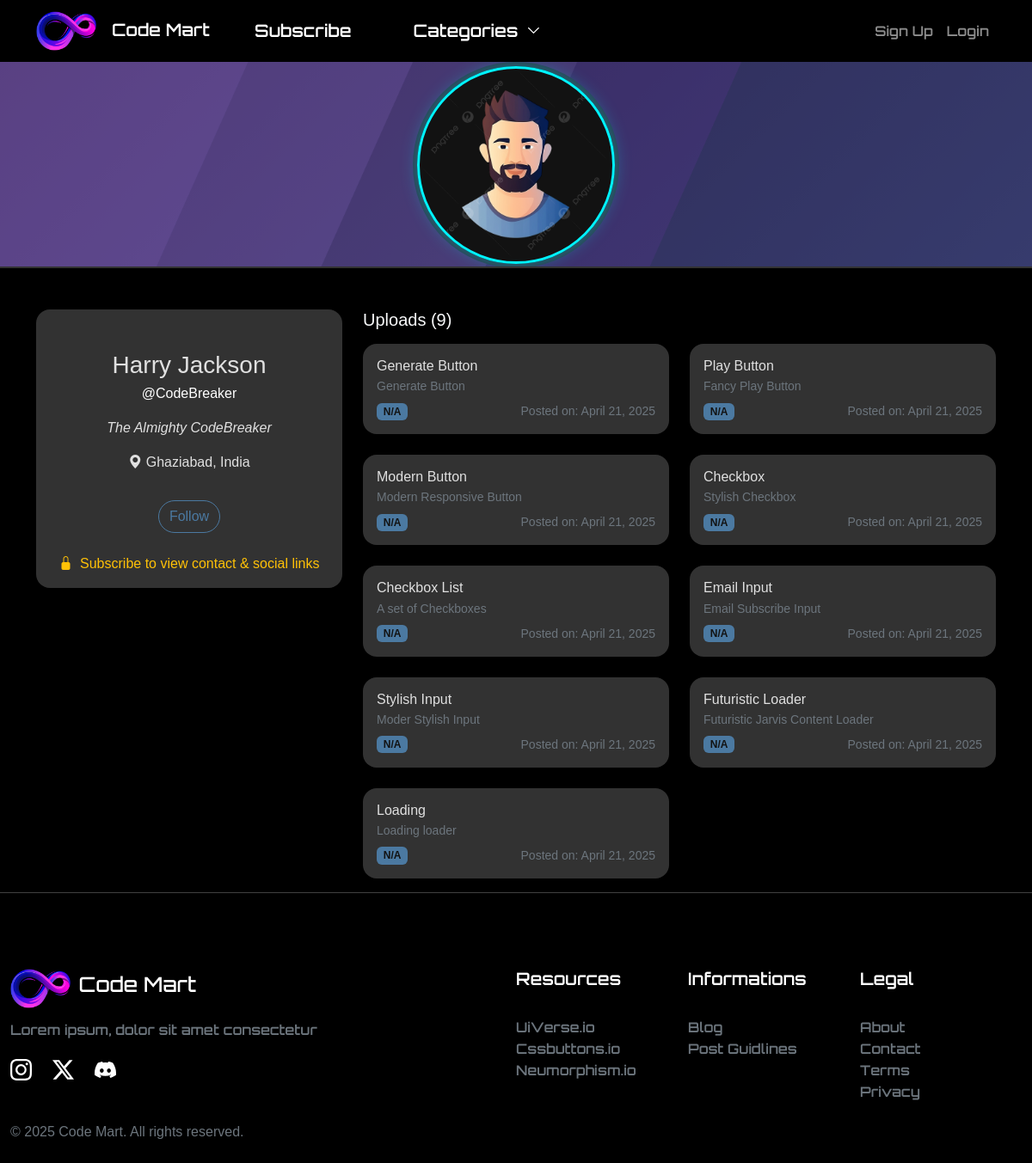
/developer/CodeBreaker/, run on the app's committed database.
### apps/authentication/models.py (models this page shows, shortened)
class User(AbstractUser):
    ROLE_CHOICES = (
        ('developer', 'Developer'),
        ('customer', 'Customer'),
    )
    first_name = models.CharField(max_length=50)
    last_name = models.CharField(max_length=50)
    profile_picture = models.ImageField(
        upload_to='profile_pics/',
        blank=True,
        null=True,
        default='profile_pics/user_default.png'
        )
    mobile = models.PositiveBigIntegerField(unique=True, null=True, blank=True)
    email = models.EmailField(max_length=50, unique=True)
    role = models.CharField(max_length=10, choices=ROLE_CHOICES)
    REQUIRED_FIELDS = ['email', 'mobile']
    groups = models.ManyToManyField(Group, blank=True)
    user_permissions = models.ManyToManyField(Permission, blank=True)
    class Meta:
        app_label = 'authentication'
        verbose_name = 'User'
        verbose_name_plural = 'Users'

class DeveloperProfile(models.Model):
    user = models.OneToOneField(User, on_delete=models.CASCADE)
    skills = models.TextField(blank=True, help_text="List your skills separated by commas")
    portfolio_link = models.URLField(blank=True)
    city = models.CharField(max_length=50, blank=True, null=True)
    state = models.CharField(max_length=50, blank=True, null=True)
    country = models.CharField(max_length=50, blank=True, null=True)
    bio = models.TextField(blank=True, null=True)
    website = models.URLField(blank=True, null=True)
    github_link = models.URLField(blank=True, null=True)
    linkedIn_link = models.URLField(blank=True, null=True)
    x_link = models.URLField(blank=True, null=True)
    instagram_link = models.URLField(blank=True, null=True)

### apps/content/models.py (models this page shows, shortened)
class CodeContent(models.Model):
    developer = models.ForeignKey(User, on_delete=models.CASCADE)
    title = models.CharField(max_length=200)
    description = models.TextField()
    html_code = models.TextField()
    css_code = models.TextField(blank=True, null=True)
    js_code = models.TextField(blank=True, null=True)
    image_preview = models.ImageField(upload_to='code_previews/', blank=True, null=True)
    price = models.DecimalField(max_digits=6, decimal_places=2, default=0.00)
    CATEGORY_CHOICES = [
        ('card', 'Cards'),
        ('checkbox', 'Checkbox'),
        ('button', 'Button'),
        ('switch', 'Switch'),
        ('form', 'Form'),
        ('toggle', 'Toggle'),
        ('input', 'Input'),
        ('slider', 'Slider'),
        ('dropdown', 'Dropdown'),
        ('radio', 'Radio'),
        ('modal', 'Modal'),
        ('tabs', 'Tabs'),
        ('alert', 'Alert'),
        ('hover', 'Hover'),
        ('responsive', 'Responsive'),
        ('other', 'Other')
    ]
    category = models.CharField(max_length=50, choices=CATEGORY_CHOICES, default='other')
    DIFFICULTY_CHOICES = [
        ('beginner', 'Beginner'),
        ('intermediate', 'Intermediate'),
        ('advanced', 'Advanced'),
    ]
    difficulty = models.CharField(max_length=20, choices=DIFFICULTY_CHOICES, default='beginner')
    created_at = models.DateTimeField(auto_now_add=True)

### apps/content/views.py (the view, shortened to what this page needs)
# urls.py: path('developer/<str:username>/', views.developer_profile_view, name='developer_profile'),
def developer_profile_view(request, username):
    developer = get_object_or_404(User, username=username)
    profile = get_object_or_404(DeveloperProfile, user=developer)
    code_contents = CodeContent.objects.filter(developer=developer)
    is_subscribed = False
    context = {
        "developer": developer,
        "profile": profile,
        "code_contents": code_contents,
        "is_subscribed": is_subscribed
    }
    return render(request, 'developers_profile.html', context)

### apps/content/templates/developers_profile.html (shortened to what this page needs)
{% extends "base.html" %}
{% load static %}
{% block content %}
<div class="profile-header align-items-center">
  <div class="avatar-wrapper top-0" style="z-index: 2;">
    <img src="{{ developer.profile_picture.url }}" class="avatar" style="height: 230px; width: 230px;" alt="{{ developer.username }}">
  </div>
</div>
<div class="container mt-5">
  <div class="row">
    <aside class="col-lg-4 mb-4">
      <div class="card sidebar-card rounded-4 shadow-sm">
        <div class="card-body text-center pt-5">
          <h3 class="mb-1">{{ developer.get_full_name|default:developer.username }}</h3>
          <p class="text-white">@{{ developer.username }}</p>
          <p class="bio fst-italic">{{ profile.bio|default:"No bio available." }}</p>
          <p class="location"><i class="bi bi-geo-alt-fill"></i> {{ profile.city }}, {{ profile.country }}</p>
          <a href="#" class="btn btn-outline-primary rounded-pill mt-3">Follow</a>
          {% if is_subscribed or request.user.role == 'developer' %}
          <ul class="list-unstyled social-list mt-4 text-start ps-3">
            {% if profile.portfolio_link %}<li><i class="bi bi-briefcase-fill me-2"></i><a href="{{ profile.portfolio_link }}" class="text-decoration-none text-light">Portfolio</a></li>{% endif %}
            {% if profile.website %}<li><i class="bi bi-globe2 me-2"></i><a href="{{ profile.website }}" class="text-decoration-none text-light">Website</a></li>{% endif %}
            {% if profile.github_link %}<li><i class="bi bi-github me-2"></i><a href="{{ profile.github_link }}" class="text-decoration-none text-light">GitHub</a></li>{% endif %}
            {% if profile.linkedIn_link %}<li><i class="bi bi-linkedin me-2"></i><a href="{{ profile.linkedIn_link }}" class="text-decoration-none text-light">LinkedIn</a></li>{% endif %}
            {% if profile.x_link %}<li><i class="bi bi-twitter me-2"></i><a href="{{ profile.x_link }}" class="text-decoration-none text-light">X</a></li>{% endif %}
            {% if profile.instagram_link %}<li><i class="bi bi-instagram me-2"></i><a href="{{ profile.instagram_link }}" class="text-decoration-none text-light">Instagram</a></li>{% endif %}
          </ul>
          {% else %}
          <div class="mt-4 text-center text-warning">
            <i class="bi bi-lock-fill me-1"></i> Subscribe to view contact &amp; social links
          </div>
          {% endif %}
        </div>
      </div>
    </aside>
    <main class="col-lg-8">
      <section id="repos">
        <h5 class="text-light mb-3">Uploads ({{ code_contents.count }})</h5>
        <div class="row g-4">
          {% for code in code_contents %}
          <div class="col-md-6">
            <a class="text-decoration-none" href="{% url 'code_detail' code.id %}">
                <div class="card repo-card rounded-4 shadow-sm h-100">
                  <div class="card-body p-3">
                    <h6 class="mb-1">{{ code.title }}</h6>
                    <p class="small text-secondary mb-2">{{ code.description|truncatewords:12 }}</p>
                    <div class="d-flex justify-content-between align-items-center">
                      <span class="badge badge-skill">{{ code.language|default:"N/A" }}</span>
                      <small class="text-secondary">Posted on: {{ code.created_at|date:"F j, Y" }}</small>
                    </div>
                  </div>
                </div>
            </a>
          </div>
          {% empty %}
          <p class="text-secondary">No repositories to display.</p>
          {% endfor %}
        </div>
      </section>
    </main>
  </div>
</div>
{% endblock %}

### templates/base.html (shortened to what this page needs)
{% load static %}
<!DOCTYPE html>
<html lang="en">
<head>
    <link rel="stylesheet" href="{% static 'css/styles.css' %}">
    <link href="https://cdn.jsdelivr.net/npm/bootstrap@5.3.0/dist/css/bootstrap.min.css" rel="stylesheet">
    <link href="https://cdn.jsdelivr.net/npm/simple-datatables@7.1.2/dist/style.min.css" rel="stylesheet" />
    <link rel="stylesheet" href="https://cdnjs.cloudflare.com/ajax/libs/font-awesome/6.0.0/css/all.min.css">
    <link rel="stylesheet" href="https://cdn.jsdelivr.net/npm/bootstrap-icons@1.11.3/font/bootstrap-icons.min.css">
    <link href="https://cdn.jsdelivr.net/npm/bootstrap@5.3.3/dist/css/bootstrap.min.css" rel="stylesheet">
</head>
<body class="body">
    <nav class="navbar navbar-expand-lg navbar-dark" style="background-color: black;">
        <div class="container">
            <a class="navbar-brand orbitron-header" href="{% url 'welcome' %}">
            <img src="{% static 'images/infinity.png' %}" alt="" width="70px" height="auto" >
            &nbsp; Code Mart</a>
            <div class="menu collapse navbar-collapse" id="navbarNav">
                <a href="{% url 'subscription_plans' %}" class="link">
                    <span class="text-white orbitron-header"> Subscribe</span>
                </a>
                <div class="item">
                  <a href="{% url 'home' %}" class="link">
                    <span class="text-white orbitron-header"> Categories</span>
                  </a>
                </div>
            </div>
            <div class="collapse navbar-collapse" id="navbarNav">
                <ul class="navbar-nav ms-auto">
                    {% if user.is_authenticated %}
                    <li class="nav-item dropdown">
                        <a class="nav-link dropdown-toggle" href="#" id="notificationDropdown" role="button" data-bs-toggle="dropdown" aria-expanded="false">
                            <i class="fa-regular fa-bell"></i>
                            <span id="unread-count" class="badge bg-danger">0</span>
                        </a>
                        <ul class="dropdown-menu dropdown-menu-end" aria-labelledby="notificationDropdown" id="notification-list">
                        </ul>
                    </li>
                    <li class="nav-item dropdown">
                        <a class="nav-link dropdown-toggle p-0" id="navbarDropdown" href="#" role="button" data-bs-toggle="dropdown" aria-expanded="false">
                            <img src="{{ user.profile_picture.url }}" class="avatar" alt="Profile Picture" style="height: 40px; width: 40px;">
                        </a>
                        <ul class="dropdown-menu dropdown-menu-end" aria-labelledby="navbarDropdown">
                            {% if user.role == "Developer" %}
                                <li><a class="dropdown-item orbitron-header" href="{% url 'developer_dashboard' %}">Dashboard</a></li>
                            {% else %}
                                <li><a class="dropdown-item orbitron-header" href="{% url 'customer_dashboard' %}">Dashboard</a></li>
                            {% endif %}
                            <li><a class="dropdown-item orbitron-header" href="{% url 'profile' %}">Profile</a></li>
                            <li><a class="dropdown-item orbitron-header" href="{% url 'cart' %}">Cart</a></li>
                            <li><hr class="dropdown-divider" /></li>
                            <li>
                                <form action="{% url 'logout' %}" method="POST" style="display: inline;">
                                    {% csrf_token %}
                                    <button type="submit" class="dropdown-item orbitron-header">Logout</button>
                                </form>
                            </li>
                        </ul>
                    </li>
                    {% else %}
                    <li class="nav-item orbitron-header"><a class="nav-link" href="{% url 'signup' %}">Sign Up</a></li>
                    <li class="nav-item orbitron-header"><a class="nav-link" href="{% url 'login' %}">Login</a></li>
                    {% endif %}
                </ul>
            </div>
        </div>
    </nav>
    <div class="container-fluid m-0 p-0 min-vh-100">
        {% block content %}
        {% endblock %}
    </div>
     <hr>
    <footer class="py-4">
        <div class="container-fluid d-flex justify-content-center p-0 m-0 text-center">
            <div class="col-md-6">
                <div class="container" style="justify-items: left;">
                    <div class="d-flex justify-content-center align-items-center mt-5">
                        <a class="navbar-brand orbitron-header d-flex justify-content-center align-items-center" href="{% url 'welcome' %}">
                        <img src="{% static 'images/infinity.png' %}" alt="" width="70px" height="auto" >
                        &nbsp;&nbsp; <h4>Code Mart</h4></a>
                    </div>
                    <div class="d-flex justify-content-center align-items-center mt-3">
                        <h6 class="orbitron-header text-secondary">Lorem ipsum, dolor sit amet consectetur</h6>
                    </div>
                    <div class="d-flex justify-content-center align-items-center mt-3 gap-4">
                        <a href="#" class="text-decoration-none text-white">
                        </a>
                        <a href="#" class="text-decoration-none text-white">
                            <svg xmlns="http://www.w3.org/2000/svg" width="25" height="25" fill="currentColor" class="bi bi-twitter-x" viewBox="0 0 16 16">
                                <path d="M12.6.75h2.454l-5.36 6.142L16 15.25h-4.937l-3.867-5.07-4.425 5.07H.316l5.733-6.57L0 .75h5.063l3.495 4.633L12.601.75Zm-.86 13.028h1.36L4.323 2.145H2.865z"/>
                              </svg>
                        </a>
                        <a href="#" class="text-decoration-none text-white">
                        </a>
                    </div>
                    <div class="d-flex justify-content-center align-items-center mt-5 mb-5">
                        <p class="text-secondary">© 2025 Code Mart. All rights reserved.</p>
                    </div>
                </div>
            </div>
            <div class="col-md-2">
                <div class="align-item-center mt-5" style="text-align: left;">
                    <h5 class="orbitron-header text-white">Resources</h5><br>
                    <a href="#" class="text-secondary orbitron-header text-decoration-none">UiVerse.io</a><br>
                    <a href="#" class="text-secondary orbitron-header text-decoration-none">Cssbuttons.io</a><br>
                    <a href="#" class="text-secondary orbitron-header text-decoration-none">Neumorphism.io</a><br>
                </div>
            </div>
            <div class="col-md-2">
                <div class="align-item-center mt-5" style="text-align: left;">
                    <h5 class="orbitron-header text-white">Informations</h5><br>
                    <a href="#" class="text-secondary orbitron-header text-decoration-none">Blog</a><br>
                    <a href="#" class="text-secondary orbitron-header text-decoration-none">Post Guidlines</a><br>
                </div>
            </div>
            <div class="col-md-2">
                <div class="align-item-center mt-5" style="text-align: left;">
                    <h5 class="orbitron-header text-white">Legal</h5><br>
                    <a href="{% url 'about' %}" class="text-secondary orbitron-header text-decoration-none">About</a><br>
                    <a href="{% url 'contact' %}" class="text-secondary orbitron-header text-decoration-none">Contact</a><br>
                    <a href="{% url 'terms' %}" class="text-secondary orbitron-header text-decoration-none">Terms</a><br>
                    <a href="{% url 'privacy' %}" class="text-secondary orbitron-header text-decoration-none">Privacy</a><br>
                </div>
            </div>
        </div>
    </footer>
</body>
</html>

### data on the page
User: profile_picture (picture), get_full_name "Harry Jackson", username "CodeBreaker"
DeveloperProfile: bio "The Almighty CodeBreaker", city "Ghaziabad", country "India"
CodeContent: title "Generate Button", description "Generate Button", language "N/A", created_at "April 21, 2025"
CodeContent: title "Play Button", description "Fancy Play Button", language "N/A", created_at "April 21, 2025"
CodeContent: title "Modern Button", description "Modern Responsive Button", language "N/A", created_at "April 21, 2025"
CodeContent: title "Checkbox", description "Stylish Checkbox", language "N/A", created_at "April 21, 2025"
CodeContent: title "Checkbox List", description "A set of Checkboxes", language "N/A", created_at "April 21, 2025"
CodeContent: title "Email Input", description "Email Subscribe Input", language "N/A", created_at "April 21, 2025"
CodeContent: title "Stylish Input", description "Moder Stylish Input", language "N/A", created_at "April 21, 2025"
CodeContent: title "Futuristic Loader", description "Futuristic Jarvis Content Loader", language "N/A", created_at "April 21, 2025"
CodeContent: title "Loading", description "Loading loader", language "N/A", created_at "April 21, 2025"

### other printed values
{{ code_contents.count }} "9"
